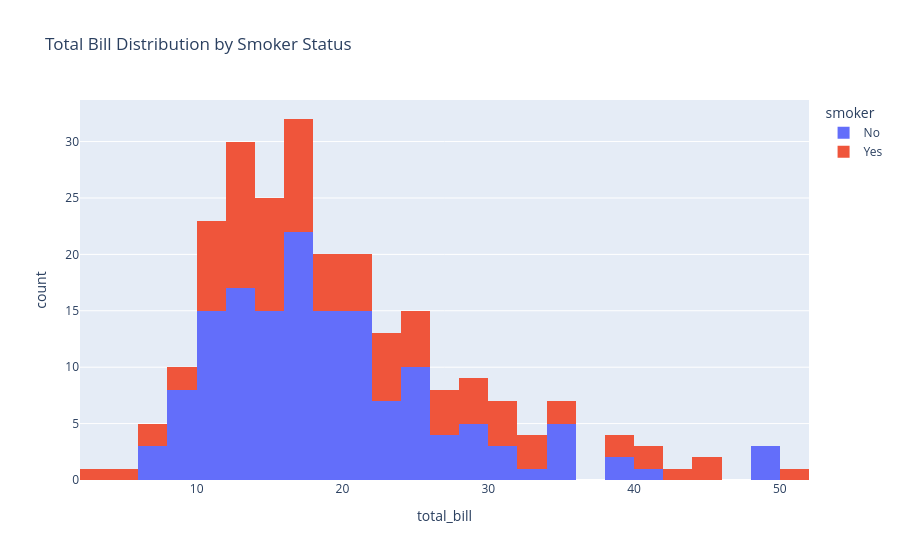

The cell this chart's notebook holds for it:
### Code cell
fig = px.histogram(tips, x='total_bill', color='smoker', title='Total Bill Distribution by Smoker Status')
fig.show()

### Figure 1 — Plotly figure (JSON) as saved in the notebook; plotly's stock layout.template omitted (floating-point values rounded to 4 significant figures; data arrays with more than 128 entries replaced by an {"elided": "..."} marker saying what was removed)
{"data": [{"alignmentgroup": "True", "bingroup": "x", "hovertemplate": "smoker=No<br>total_bill=%{x}<br>count=%{y}<extra></extra>", "legendgroup": "No", "marker": {"color": "#636efa", "pattern": {"shape": ""}}, "name": "No", "offsetgroup": "No", "orientation": "v", "showlegend": true, "type": "histogram", "x": {"elided": "151 float values"}, "xaxis": "x", "yaxis": "y"}, {"alignmentgroup": "True", "bingroup": "x", "hovertemplate": "smoker=Yes<br>total_bill=%{x}<br>count=%{y}<extra></extra>", "legendgroup": "Yes", "marker": {"color": "#EF553B", "pattern": {"shape": ""}}, "name": "Yes", "offsetgroup": "Yes", "orientation": "v", "showlegend": true, "type": "histogram", "x": [38.01, 11.24, 20.29, 13.81, 11.02, 18.29, 3.07, 15.01, 26.86, 25.28, 17.92, 19.44, 32.68, 28.97, 5.75, 16.32, 40.17, 27.28, 12.03, 21.01, 11.35, 15.38, 44.3, 22.42, 15.36, 20.49, 25.21, 14.31, 16, 17.51, 10.59, 10.63, 50.81, 15.81, 7.25, 31.85, 16.82, 32.9, 17.89, 14.48, 9.6, 34.63, 34.65, 23.33, 45.35, 23.17, 40.55, 20.9, 30.46, 18.15, 23.1, 15.69, 19.81, 28.44, 15.48, 16.58, 10.34, 43.11, 13, 13.51, 18.71, 12.74, 13, 16.4, 20.53, 16.47, 26.59, 38.73, 24.27, 12.76, 30.06, 25.89, 13.27, 28.17, 12.9, 28.15, 11.59, 7.74, 30.14, 12.16, 13.42, 8.58, 13.42, 16.27, 10.09, 22.12, 24.01, 15.69, 15.53, 12.6, 32.83, 27.18, 22.67], "xaxis": "x", "yaxis": "y"}], "layout": {"barmode": "relative", "legend": {"title": {"text": "smoker"}, "tracegroupgap": 0}, "title": {"text": "Total Bill Distribution by Smoker Status"}, "xaxis": {"anchor": "y", "domain": [0, 1], "title": {"text": "total_bill"}}, "yaxis": {"anchor": "x", "domain": [0, 1], "title": {"text": "count"}}}}
